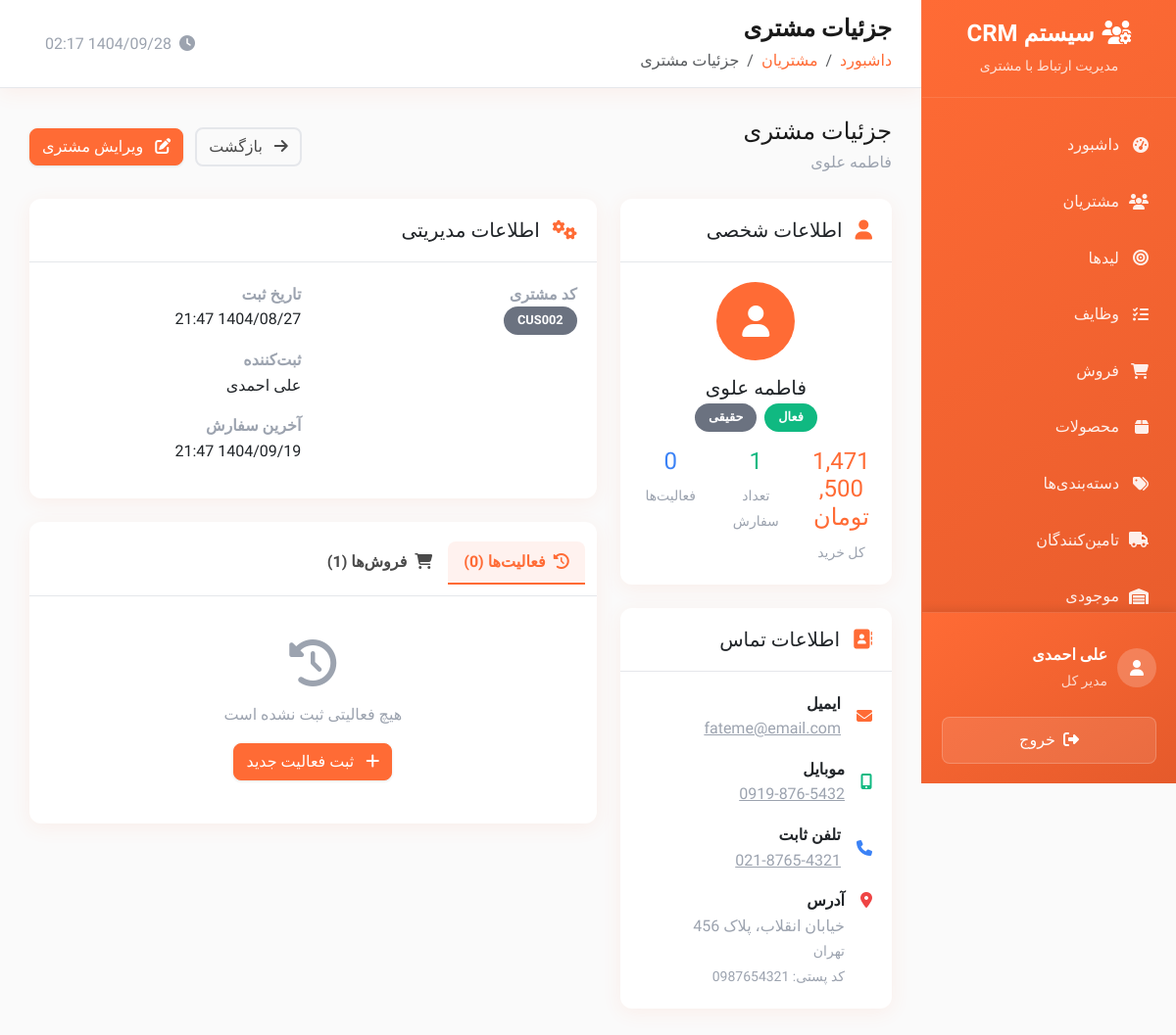
/public/customer_view.php?id=2 (signed in), run on the app's committed database.
### tables this page shows
CREATE TABLE users (
    id INT AUTO_INCREMENT PRIMARY KEY,
    username VARCHAR(50) UNIQUE NOT NULL,
    email VARCHAR(100) UNIQUE NOT NULL,
    password VARCHAR(255) NOT NULL,
    first_name VARCHAR(50) NOT NULL,
    last_name VARCHAR(50) NOT NULL,
    mobile VARCHAR(15),
    phone VARCHAR(20),
    avatar VARCHAR(255),
    role ENUM('admin', 'manager', 'sales', 'user') DEFAULT 'user',
    status ENUM('active', 'inactive', 'suspended') DEFAULT 'active',
    department VARCHAR(100),
    position VARCHAR(100),
    hire_date DATE,
    salary DECIMAL(10,2),
    address TEXT,
    notes TEXT,
    last_login DATETIME,
    failed_login_attempts INT DEFAULT 0,
    locked_until DATETIME NULL,
    created_at TIMESTAMP DEFAULT CURRENT_TIMESTAMP,
    updated_at TIMESTAMP DEFAULT CURRENT_TIMESTAMP ON UPDATE CURRENT_TIMESTAMP
);

CREATE TABLE customers (
    id INT AUTO_INCREMENT PRIMARY KEY,
    customer_code VARCHAR(20) UNIQUE NOT NULL,
    company_name VARCHAR(100),
    first_name VARCHAR(50) NOT NULL,
    last_name VARCHAR(50) NOT NULL,
    email VARCHAR(100),
    phone VARCHAR(20),
    mobile VARCHAR(20),
    address TEXT,
    city VARCHAR(50),
    state VARCHAR(50),
    postal_code VARCHAR(20),
    website VARCHAR(100),
    industry VARCHAR(50),
    customer_type ENUM('individual', 'company') DEFAULT 'individual',
    status ENUM('active', 'inactive', 'prospect') DEFAULT 'prospect',
    source VARCHAR(50),
    assigned_to INT,
    tags TEXT,
    notes TEXT,
    created_by INT,
    created_at TIMESTAMP DEFAULT CURRENT_TIMESTAMP,
    updated_at TIMESTAMP DEFAULT CURRENT_TIMESTAMP ON UPDATE CURRENT_TIMESTAMP,
    FOREIGN KEY (assigned_to) REFERENCES users(id) ON DELETE SET NULL,
    FOREIGN KEY (created_by) REFERENCES users(id) ON DELETE SET NULL
);

CREATE TABLE sales (
    id INT AUTO_INCREMENT PRIMARY KEY,
    sale_number VARCHAR(20) UNIQUE NOT NULL,
    customer_id INT NOT NULL,
    lead_id INT NULL,
    subtotal DECIMAL(15,2) NOT NULL DEFAULT 0,
    total_amount DECIMAL(15,2) NOT NULL DEFAULT 0,
    discount_amount DECIMAL(15,2) DEFAULT 0,
    tax_amount DECIMAL(15,2) DEFAULT 0,
    shipping_amount DECIMAL(15,2) DEFAULT 0,
    final_amount DECIMAL(15,2) NOT NULL DEFAULT 0,
    status ENUM('draft', 'pending', 'confirmed', 'processing', 'shipped', 'delivered', 'completed', 'cancelled') DEFAULT 'pending',
    payment_status ENUM('pending', 'partial', 'paid', 'refunded') DEFAULT 'pending',
    payment_method ENUM('cash', 'card', 'transfer', 'cheque', 'installment'),
    sale_date DATETIME NOT NULL,
    delivery_date DATE NULL,
    notes TEXT,
    created_by INT,
    created_at TIMESTAMP DEFAULT CURRENT_TIMESTAMP,
    updated_at TIMESTAMP DEFAULT CURRENT_TIMESTAMP ON UPDATE CURRENT_TIMESTAMP,
    FOREIGN KEY (customer_id) REFERENCES customers(id) ON DELETE CASCADE,
    FOREIGN KEY (lead_id) REFERENCES leads(id) ON DELETE SET NULL,
    FOREIGN KEY (created_by) REFERENCES users(id) ON DELETE SET NULL
);

### public/customer_view.php (the view, shortened to what the rows shown need)
<?php
$customer_id = (int)($_GET['id'] ?? 0);
$page_title = 'جزئیات مشتری';
require_once __DIR__ . '/../private/database.php';
require_once __DIR__ . '/../private/auth.php';
require_once __DIR__ . '/../private/functions.php';
try {
    $stmt = $pdo->prepare("
        SELECT
            c.*,
            CONCAT(u.first_name, ' ', u.last_name) as assigned_user,
            CONCAT(cb.first_name, ' ', cb.last_name) as created_user
        FROM customers c
        LEFT JOIN users u ON c.assigned_to = u.id
        LEFT JOIN users cb ON c.created_by = cb.id
        WHERE c.id = ?
    ");
    $stmt->execute([$customer_id]);
    $customer = $stmt->fetch();
    $sales = $pdo->prepare("
        SELECT
            s.*,
            (SELECT COUNT(*) FROM sale_items WHERE sale_id = s.id) as items_count
        FROM sales s
        WHERE s.customer_id = ?
        ORDER BY s.created_at DESC
        LIMIT 5
    ");
    $sales->execute([$customer_id]);
    $sales = $sales->fetchAll();
    $stats = [
        'total_sales' => $pdo->prepare("SELECT COALESCE(SUM(final_amount), 0) FROM sales WHERE customer_id = ? AND status != 'cancelled'"),
        'total_orders' => $pdo->prepare("SELECT COUNT(*) FROM sales WHERE customer_id = ?"),
        'total_activities' => $pdo->prepare("SELECT COUNT(*) FROM customer_activities WHERE customer_id = ?"),
        'last_order' => $pdo->prepare("SELECT MAX(created_at) FROM sales WHERE customer_id = ?")
    ];
    foreach ($stats as $key => $stmt) {
        $stmt->execute([$customer_id]);
        $stats[$key] = $stmt->fetchColumn();
    }
} catch (PDOException $e) {
    error_log("خطا در دریافت اطلاعات مشتری: " . $e->getMessage());
    setMessage('خطا در بارگذاری اطلاعات مشتری', 'error');
    header('Location: customers.php');
    exit();
}
include __DIR__ . '/../private/header.php';
?>
<div class="d-flex justify-content-between align-items-center mb-4">
    <div>
        <h4 class="mb-1">جزئیات مشتری</h4>
        <p class="text-muted mb-0"><?php echo htmlspecialchars($customer['first_name'] . ' ' . $customer['last_name']); ?></p>
    </div>
</div>
<div class="row">
    <div class="col-lg-4 mb-4">
        <div class="card">
            <div class="card-body text-center">
                <div class="user-avatar mx-auto mb-3" style="width: 80px; height: 80px; background: var(--primary-color); border-radius: 50%; display: flex; align-items: center; justify-content: center; color: white; font-size: 2rem;">
                    <i class="fas fa-user"></i>
                </div>
                <h5 class="mb-1"><?php echo htmlspecialchars($customer['first_name'] . ' ' . $customer['last_name']); ?></h5>
                <p class="text-muted mb-3">
                    <span class="badge bg-<?php echo getStatusClass($customer['status']); ?>">
                        <?php echo getStatusTitle($customer['status']); ?>
                    </span>
                    <span class="badge bg-secondary ms-1">
                        <?php echo $customer['customer_type'] === 'company' ? 'حقوقی' : 'حقیقی'; ?>
                    </span>
                </p>
                <div class="row text-center">
                    <div class="col-4">
                        <div class="h4 text-primary"><?php echo formatMoney($stats['total_sales']); ?></div>
                        <small class="text-muted">کل خرید</small>
                    </div>
                    <div class="col-4">
                    </div>
                    <div class="col-4">
                    </div>
                </div>
            </div>
        </div>
        <div class="card mt-4">
            <div class="card-body">
                <?php if ($customer['email']): ?>
                <div class="d-flex align-items-center mb-3">
                    <i class="fas fa-envelope text-primary me-3"></i>
                    <div>
                        <div class="fw-bold">ایمیل</div>
                        <a href="mailto:<?php echo $customer['email']; ?>" class="text-muted">
                            <?php echo htmlspecialchars($customer['email']); ?>
                        </a>
                    </div>
                </div>
                <?php endif; ?>
                <?php if ($customer['mobile']): ?>
                <div class="d-flex align-items-center mb-3">
                    <i class="fas fa-mobile-alt text-success me-3"></i>
                    <div>
                        <div class="fw-bold">موبایل</div>
                        <a href="tel:<?php echo $customer['mobile']; ?>" class="text-muted">
                            <?php echo formatPhone($customer['mobile']); ?>
                        </a>
                    </div>
                </div>
                <?php endif; ?>
                <?php if ($customer['phone']): ?>
                <div class="d-flex align-items-center mb-3">
                    <i class="fas fa-phone text-info me-3"></i>
                    <div>
                        <div class="fw-bold">تلفن ثابت</div>
                        <a href="tel:<?php echo $customer['phone']; ?>" class="text-muted">
                            <?php echo formatPhone($customer['phone']); ?>
                        </a>
                    </div>
                </div>
                <?php endif; ?>
                <?php if ($customer['address']): ?>
                <div class="d-flex align-items-start">
                    <i class="fas fa-map-marker-alt text-danger me-3 mt-1"></i>
                    <div>
                        <div class="fw-bold">آدرس</div>
                        <div class="text-muted"><?php echo nl2br(htmlspecialchars($customer['address'])); ?></div>
                        <?php if ($customer['city'] || $customer['state']): ?>
                            <small class="text-muted">
                                <?php echo $customer['city'] ? htmlspecialchars($customer['city']) : ''; ?>
                                <?php if ($customer['postal_code']): ?>
                                    <br>کد پستی: <?php echo htmlspecialchars($customer['postal_code']); ?>
                                <?php endif; ?>
                            </small>
                        <?php endif; ?>
                    </div>
                </div>
                <?php endif; ?>
            </div>
        </div>
    </div>
    <div class="col-lg-8">
        <div class="card mb-4">
            <div class="card-body">
                <div class="row">
                    <div class="col-md-6">
                        <div class="mb-3">
                            <div><span class="badge bg-secondary"><?php echo htmlspecialchars($customer['customer_code']); ?></span></div>
                        </div>
                    </div>
                    <div class="col-md-6">
                        <div class="mb-3">
                            <div class="fw-bold text-muted">تاریخ ثبت</div>
                            <div><?php echo formatPersianDate($customer['created_at']); ?></div>
                        </div>
                    </div>
                </div>
            </div>
        </div>
    </div>
</div>
<?php include __DIR__ . '/../private/footer.php'; ?>

### private/header.php (shortened to what the rows shown need)
<?php
$current_user = getCurrentUser();
?>
<!DOCTYPE html>
<html lang="fa" dir="rtl">
<head>
    <link href="https://cdn.jsdelivr.net/npm/bootstrap@5.3.0/dist/css/bootstrap.rtl.min.css" rel="stylesheet">
    <link href="https://cdnjs.cloudflare.com/ajax/libs/font-awesome/6.4.0/css/all.min.css" rel="stylesheet">
    <link href="https://cdn.jsdelivr.net/npm/chart.js@3.9.1/dist/chart.min.css" rel="stylesheet">
</head>
<body>
    <div class="sidebar" id="sidebar">
            <?php if (hasRole('admin')): ?>
            <a href="settings.php" class="menu-item <?php echo basename($_SERVER['PHP_SELF']) == 'settings.php' ? 'active' : ''; ?>">
                <i class="fas fa-cog"></i>
                تنظیمات
            </a>
            <a href="users.php" class="menu-item <?php echo basename($_SERVER['PHP_SELF']) == 'users.php' ? 'active' : ''; ?>">
                <i class="fas fa-user-cog"></i>
                کاربران
            </a>
            <?php endif; ?>
        <div class="sidebar-user">
            <div class="user-info">
                <div>
                    <div class="fw-bold"><?php echo htmlspecialchars($current_user['first_name'] . ' ' . $current_user['last_name']); ?></div>
                    <small class="opacity-75"><?php echo getRoleTitle($current_user['role']); ?></small>
                </div>
            </div>
        </div>
    </div>
    <div class="main-content">
        <div class="top-nav d-flex justify-content-between align-items-center">
            <div>
                <h1 class="nav-title"><?php echo isset($page_title) ? $page_title : 'داشبورد'; ?></h1>
            </div>
        </div>
        <div class="content">

### data on the page
users: first_name+last_name "علی احمدی", role "مدیر کل"
customers: first_name+last_name "فاطمه علوی", status "فعال", email "fateme@email.com", mobile "0919-876-5432", phone "021-8765-4321", address "خیابان انقلاب، پلاک 456", city "تهران", postal_code "0987654321", customer_code "CUS002", created_at "1404/08/27 21:47"
sales: final_amount "1,471,500 تومان"

### other printed values
$page_title "جزئیات مشتری"
$item['title'] "داشبورد"
$item['title'] "مشتریان"
$item['title'] "جزئیات مشتری"
$stats['total_orders'] "1"
$stats['total_activities'] "0"
$customer['created_user'] "علی احمدی"
formatPersianDate($stats['last_order']) "1404/09/19 21:47"
count($activities) "0"
count($sales) "1"
